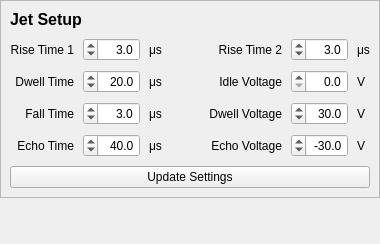
<?xml version="1.0" encoding="UTF-8"?>
<ui version="4.0">
 <class>JettingWidget</class>
 <widget class="QWidget" name="JettingWidget">
  <property name="geometry">
   <rect>
    <x>0</x>
    <y>0</y>
    <width>380</width>
    <height>244</height>
   </rect>
  </property>
  <property name="font">
   <font>
    <pointsize>9</pointsize>
   </font>
  </property>
  <property name="windowTitle">
   <string>Form</string>
  </property>
  <layout class="QGridLayout" name="gridLayout_2">
   <property name="leftMargin">
    <number>0</number>
   </property>
   <property name="topMargin">
    <number>0</number>
   </property>
   <property name="rightMargin">
    <number>0</number>
   </property>
   <property name="bottomMargin">
    <number>0</number>
   </property>
   <item row="1" column="0">
    <spacer name="verticalSpacer">
     <property name="orientation">
      <enum>Qt::Vertical</enum>
     </property>
     <property name="sizeHint" stdset="0">
      <size>
       <width>20</width>
       <height>22</height>
      </size>
     </property>
    </spacer>
   </item>
   <item row="0" column="0">
    <widget class="QFrame" name="jetSettingsFrame">
     <property name="enabled">
      <bool>true</bool>
     </property>
     <property name="frameShape">
      <enum>QFrame::StyledPanel</enum>
     </property>
     <property name="frameShadow">
      <enum>QFrame::Sunken</enum>
     </property>
     <layout class="QGridLayout" name="gridLayout">
      <property name="spacing">
       <number>9</number>
      </property>
      <item row="1" column="1">
       <widget class="QDoubleSpinBox" name="riseTime1SpinBox">
        <property name="enabled">
         <bool>true</bool>
        </property>
        <property name="sizePolicy">
         <sizepolicy hsizetype="Expanding" vsizetype="Fixed">
          <horstretch>0</horstretch>
          <verstretch>0</verstretch>
         </sizepolicy>
        </property>
        <property name="layoutDirection">
         <enum>Qt::RightToLeft</enum>
        </property>
        <property name="alignment">
         <set>Qt::AlignRight|Qt::AlignTrailing|Qt::AlignVCenter</set>
        </property>
        <property name="decimals">
         <number>1</number>
        </property>
        <property name="value">
         <double>3.000000000000000</double>
        </property>
       </widget>
      </item>
      <item row="2" column="6">
       <widget class="QLabel" name="label_14">
        <property name="enabled">
         <bool>true</bool>
        </property>
        <property name="sizePolicy">
         <sizepolicy hsizetype="Minimum" vsizetype="Preferred">
          <horstretch>0</horstretch>
          <verstretch>0</verstretch>
         </sizepolicy>
        </property>
        <property name="text">
         <string>V</string>
        </property>
       </widget>
      </item>
      <item row="3" column="4">
       <widget class="QLabel" name="label_11">
        <property name="layoutDirection">
         <enum>Qt::RightToLeft</enum>
        </property>
        <property name="text">
         <string>Dwell Voltage</string>
        </property>
        <property name="alignment">
         <set>Qt::AlignRight|Qt::AlignTrailing|Qt::AlignVCenter</set>
        </property>
       </widget>
      </item>
      <item row="3" column="2">
       <widget class="QLabel" name="label_8">
        <property name="enabled">
         <bool>true</bool>
        </property>
        <property name="sizePolicy">
         <sizepolicy hsizetype="Minimum" vsizetype="Preferred">
          <horstretch>0</horstretch>
          <verstretch>0</verstretch>
         </sizepolicy>
        </property>
        <property name="text">
         <string>μs</string>
        </property>
       </widget>
      </item>
      <item row="4" column="6">
       <widget class="QLabel" name="label_16">
        <property name="sizePolicy">
         <sizepolicy hsizetype="Minimum" vsizetype="Preferred">
          <horstretch>0</horstretch>
          <verstretch>0</verstretch>
         </sizepolicy>
        </property>
        <property name="text">
         <string>V</string>
        </property>
       </widget>
      </item>
      <item row="3" column="0">
       <widget class="QLabel" name="label_4">
        <property name="enabled">
         <bool>true</bool>
        </property>
        <property name="layoutDirection">
         <enum>Qt::RightToLeft</enum>
        </property>
        <property name="text">
         <string>Fall Time</string>
        </property>
        <property name="alignment">
         <set>Qt::AlignRight|Qt::AlignTrailing|Qt::AlignVCenter</set>
        </property>
       </widget>
      </item>
      <item row="4" column="4">
       <widget class="QLabel" name="label_12">
        <property name="layoutDirection">
         <enum>Qt::RightToLeft</enum>
        </property>
        <property name="text">
         <string>Echo Voltage</string>
        </property>
        <property name="alignment">
         <set>Qt::AlignRight|Qt::AlignTrailing|Qt::AlignVCenter</set>
        </property>
       </widget>
      </item>
      <item row="2" column="5">
       <widget class="QDoubleSpinBox" name="idleVoltageSpinBox">
        <property name="enabled">
         <bool>true</bool>
        </property>
        <property name="sizePolicy">
         <sizepolicy hsizetype="Preferred" vsizetype="Fixed">
          <horstretch>0</horstretch>
          <verstretch>0</verstretch>
         </sizepolicy>
        </property>
        <property name="layoutDirection">
         <enum>Qt::RightToLeft</enum>
        </property>
        <property name="alignment">
         <set>Qt::AlignRight|Qt::AlignTrailing|Qt::AlignVCenter</set>
        </property>
        <property name="decimals">
         <number>1</number>
        </property>
       </widget>
      </item>
      <item row="3" column="5">
       <widget class="QDoubleSpinBox" name="dwellVoltageSpinBox">
        <property name="sizePolicy">
         <sizepolicy hsizetype="Preferred" vsizetype="Fixed">
          <horstretch>0</horstretch>
          <verstretch>0</verstretch>
         </sizepolicy>
        </property>
        <property name="layoutDirection">
         <enum>Qt::RightToLeft</enum>
        </property>
        <property name="alignment">
         <set>Qt::AlignRight|Qt::AlignTrailing|Qt::AlignVCenter</set>
        </property>
        <property name="decimals">
         <number>1</number>
        </property>
        <property name="maximum">
         <double>90.000000000000000</double>
        </property>
        <property name="value">
         <double>30.000000000000000</double>
        </property>
       </widget>
      </item>
      <item row="1" column="5">
       <widget class="QDoubleSpinBox" name="riseTime2SpinBox">
        <property name="enabled">
         <bool>true</bool>
        </property>
        <property name="sizePolicy">
         <sizepolicy hsizetype="Expanding" vsizetype="Fixed">
          <horstretch>0</horstretch>
          <verstretch>0</verstretch>
         </sizepolicy>
        </property>
        <property name="layoutDirection">
         <enum>Qt::RightToLeft</enum>
        </property>
        <property name="alignment">
         <set>Qt::AlignRight|Qt::AlignTrailing|Qt::AlignVCenter</set>
        </property>
        <property name="decimals">
         <number>1</number>
        </property>
        <property name="value">
         <double>3.000000000000000</double>
        </property>
       </widget>
      </item>
      <item row="2" column="1">
       <widget class="QDoubleSpinBox" name="dwellTimeSpinBox">
        <property name="enabled">
         <bool>true</bool>
        </property>
        <property name="sizePolicy">
         <sizepolicy hsizetype="Preferred" vsizetype="Fixed">
          <horstretch>0</horstretch>
          <verstretch>0</verstretch>
         </sizepolicy>
        </property>
        <property name="layoutDirection">
         <enum>Qt::RightToLeft</enum>
        </property>
        <property name="alignment">
         <set>Qt::AlignRight|Qt::AlignTrailing|Qt::AlignVCenter</set>
        </property>
        <property name="decimals">
         <number>1</number>
        </property>
        <property name="value">
         <double>20.000000000000000</double>
        </property>
       </widget>
      </item>
      <item row="3" column="1">
       <widget class="QDoubleSpinBox" name="fallTimeSpinBox">
        <property name="enabled">
         <bool>true</bool>
        </property>
        <property name="sizePolicy">
         <sizepolicy hsizetype="Preferred" vsizetype="Fixed">
          <horstretch>0</horstretch>
          <verstretch>0</verstretch>
         </sizepolicy>
        </property>
        <property name="layoutDirection">
         <enum>Qt::RightToLeft</enum>
        </property>
        <property name="alignment">
         <set>Qt::AlignRight|Qt::AlignTrailing|Qt::AlignVCenter</set>
        </property>
        <property name="decimals">
         <number>1</number>
        </property>
        <property name="value">
         <double>3.000000000000000</double>
        </property>
       </widget>
      </item>
      <item row="1" column="4">
       <widget class="QLabel" name="label_9">
        <property name="enabled">
         <bool>true</bool>
        </property>
        <property name="layoutDirection">
         <enum>Qt::RightToLeft</enum>
        </property>
        <property name="text">
         <string>Rise Time 2</string>
        </property>
        <property name="alignment">
         <set>Qt::AlignRight|Qt::AlignTrailing|Qt::AlignVCenter</set>
        </property>
       </widget>
      </item>
      <item row="3" column="6">
       <widget class="QLabel" name="label_15">
        <property name="sizePolicy">
         <sizepolicy hsizetype="Minimum" vsizetype="Preferred">
          <horstretch>0</horstretch>
          <verstretch>0</verstretch>
         </sizepolicy>
        </property>
        <property name="text">
         <string>V</string>
        </property>
       </widget>
      </item>
      <item row="0" column="0" colspan="3">
       <widget class="QLabel" name="label_17">
        <property name="font">
         <font>
          <pointsize>12</pointsize>
          <bold>true</bold>
         </font>
        </property>
        <property name="text">
         <string>Jet Setup</string>
        </property>
        <property name="alignment">
         <set>Qt::AlignLeading|Qt::AlignLeft|Qt::AlignVCenter</set>
        </property>
       </widget>
      </item>
      <item row="4" column="5">
       <widget class="QDoubleSpinBox" name="echoVoltageSpinBox">
        <property name="sizePolicy">
         <sizepolicy hsizetype="Preferred" vsizetype="Fixed">
          <horstretch>0</horstretch>
          <verstretch>0</verstretch>
         </sizepolicy>
        </property>
        <property name="layoutDirection">
         <enum>Qt::RightToLeft</enum>
        </property>
        <property name="alignment">
         <set>Qt::AlignRight|Qt::AlignTrailing|Qt::AlignVCenter</set>
        </property>
        <property name="decimals">
         <number>1</number>
        </property>
        <property name="minimum">
         <double>-90.000000000000000</double>
        </property>
        <property name="maximum">
         <double>0.000000000000000</double>
        </property>
        <property name="value">
         <double>-30.000000000000000</double>
        </property>
       </widget>
      </item>
      <item row="2" column="4">
       <widget class="QLabel" name="label_10">
        <property name="enabled">
         <bool>true</bool>
        </property>
        <property name="layoutDirection">
         <enum>Qt::RightToLeft</enum>
        </property>
        <property name="text">
         <string>Idle Voltage</string>
        </property>
        <property name="alignment">
         <set>Qt::AlignRight|Qt::AlignTrailing|Qt::AlignVCenter</set>
        </property>
       </widget>
      </item>
      <item row="10" column="0" colspan="7">
       <widget class="QPushButton" name="updateSettingsButton">
        <property name="text">
         <string>Update Settings</string>
        </property>
       </widget>
      </item>
      <item row="2" column="0">
       <widget class="QLabel" name="label_3">
        <property name="enabled">
         <bool>true</bool>
        </property>
        <property name="layoutDirection">
         <enum>Qt::RightToLeft</enum>
        </property>
        <property name="text">
         <string>Dwell Time</string>
        </property>
        <property name="alignment">
         <set>Qt::AlignRight|Qt::AlignTrailing|Qt::AlignVCenter</set>
        </property>
       </widget>
      </item>
      <item row="1" column="0">
       <widget class="QLabel" name="label">
        <property name="enabled">
         <bool>true</bool>
        </property>
        <property name="layoutDirection">
         <enum>Qt::RightToLeft</enum>
        </property>
        <property name="text">
         <string>Rise Time 1</string>
        </property>
        <property name="alignment">
         <set>Qt::AlignRight|Qt::AlignTrailing|Qt::AlignVCenter</set>
        </property>
       </widget>
      </item>
      <item row="2" column="2">
       <widget class="QLabel" name="label_5">
        <property name="enabled">
         <bool>true</bool>
        </property>
        <property name="sizePolicy">
         <sizepolicy hsizetype="Minimum" vsizetype="Preferred">
          <horstretch>0</horstretch>
          <verstretch>0</verstretch>
         </sizepolicy>
        </property>
        <property name="text">
         <string>μs</string>
        </property>
       </widget>
      </item>
      <item row="4" column="2">
       <widget class="QLabel" name="label_6">
        <property name="enabled">
         <bool>true</bool>
        </property>
        <property name="sizePolicy">
         <sizepolicy hsizetype="Minimum" vsizetype="Preferred">
          <horstretch>0</horstretch>
          <verstretch>0</verstretch>
         </sizepolicy>
        </property>
        <property name="text">
         <string>μs</string>
        </property>
       </widget>
      </item>
      <item row="1" column="6">
       <widget class="QLabel" name="label_13">
        <property name="enabled">
         <bool>true</bool>
        </property>
        <property name="sizePolicy">
         <sizepolicy hsizetype="Minimum" vsizetype="Preferred">
          <horstretch>0</horstretch>
          <verstretch>0</verstretch>
         </sizepolicy>
        </property>
        <property name="text">
         <string>μs</string>
        </property>
       </widget>
      </item>
      <item row="1" column="2">
       <widget class="QLabel" name="label_2">
        <property name="enabled">
         <bool>true</bool>
        </property>
        <property name="sizePolicy">
         <sizepolicy hsizetype="Minimum" vsizetype="Preferred">
          <horstretch>0</horstretch>
          <verstretch>0</verstretch>
         </sizepolicy>
        </property>
        <property name="text">
         <string>μs   </string>
        </property>
       </widget>
      </item>
      <item row="4" column="0">
       <widget class="QLabel" name="label_7">
        <property name="enabled">
         <bool>true</bool>
        </property>
        <property name="layoutDirection">
         <enum>Qt::RightToLeft</enum>
        </property>
        <property name="text">
         <string>Echo Time</string>
        </property>
        <property name="alignment">
         <set>Qt::AlignRight|Qt::AlignTrailing|Qt::AlignVCenter</set>
        </property>
       </widget>
      </item>
      <item row="4" column="1">
       <widget class="QDoubleSpinBox" name="echoTimeSpinBox">
        <property name="enabled">
         <bool>true</bool>
        </property>
        <property name="sizePolicy">
         <sizepolicy hsizetype="Preferred" vsizetype="Fixed">
          <horstretch>0</horstretch>
          <verstretch>0</verstretch>
         </sizepolicy>
        </property>
        <property name="layoutDirection">
         <enum>Qt::RightToLeft</enum>
        </property>
        <property name="alignment">
         <set>Qt::AlignRight|Qt::AlignTrailing|Qt::AlignVCenter</set>
        </property>
        <property name="decimals">
         <number>1</number>
        </property>
        <property name="value">
         <double>40.000000000000000</double>
        </property>
       </widget>
      </item>
      <item row="1" column="3" rowspan="4">
       <spacer name="horizontalSpacer">
        <property name="orientation">
         <enum>Qt::Horizontal</enum>
        </property>
        <property name="sizeHint" stdset="0">
         <size>
          <width>40</width>
          <height>20</height>
         </size>
        </property>
       </spacer>
      </item>
     </layout>
    </widget>
   </item>
  </layout>
 </widget>
 <tabstops>
  <tabstop>riseTime1SpinBox</tabstop>
  <tabstop>dwellTimeSpinBox</tabstop>
  <tabstop>fallTimeSpinBox</tabstop>
  <tabstop>echoTimeSpinBox</tabstop>
  <tabstop>riseTime2SpinBox</tabstop>
  <tabstop>idleVoltageSpinBox</tabstop>
  <tabstop>dwellVoltageSpinBox</tabstop>
  <tabstop>echoVoltageSpinBox</tabstop>
  <tabstop>updateSettingsButton</tabstop>
 </tabstops>
 <resources/>
 <connections/>
</ui>
